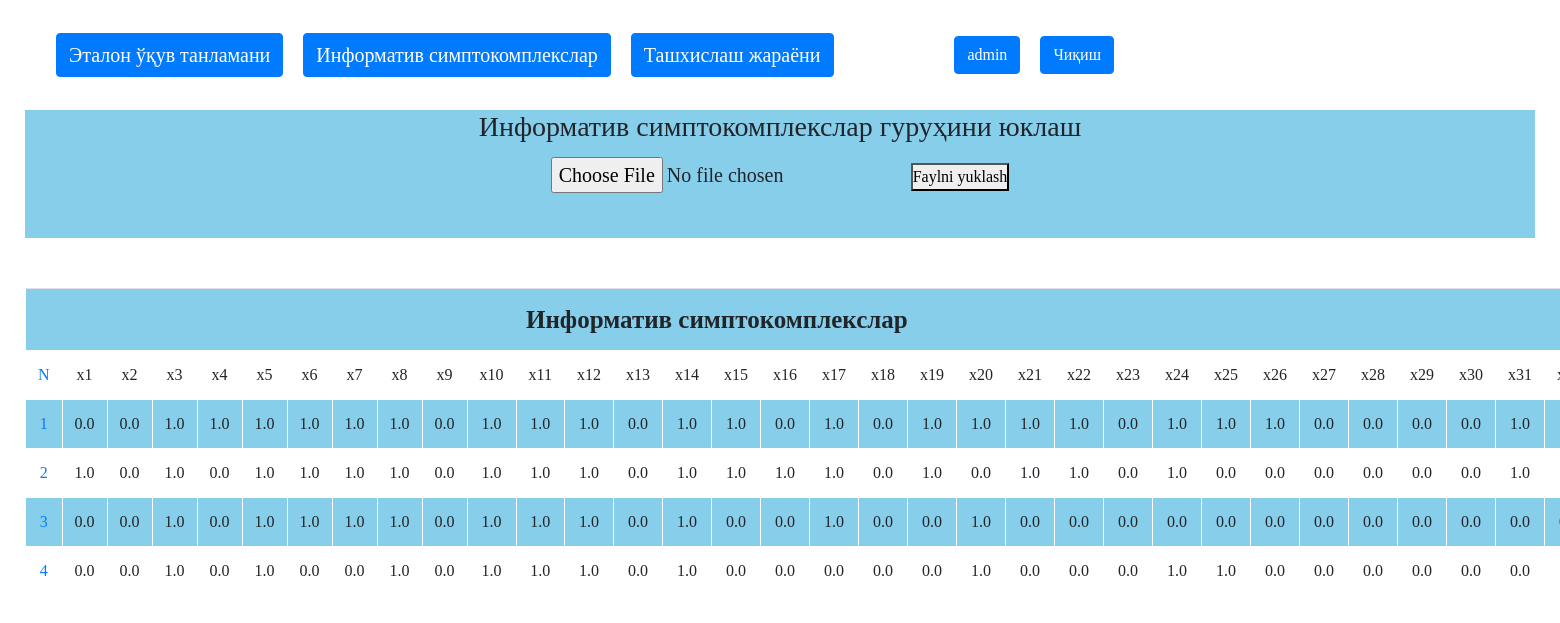
The app's page /simptokompleks/ (signed in) with its own data.
### Clinic/models.py (models this page shows)
class CustomUser(AbstractUser):
    companyName = models.CharField(max_length=125, null=True, blank=True)
    status = models.CharField(max_length=55, null=True, blank=True)

class Simptokompleks(models.Model):
    file = models.FileField(upload_to='simptokomplex', null=True)
    x1 = models.FloatField(null=True, blank=True)
    x2 = models.FloatField(null=True, blank=True)
    x3 = models.FloatField(null=True, blank=True)
    x4 = models.FloatField(null=True, blank=True)
    x5 = models.FloatField(null=True, blank=True)
    x6 = models.FloatField(null=True, blank=True)
    x7 = models.FloatField(null=True, blank=True)
    x8 = models.FloatField(null=True, blank=True)
    x9 = models.FloatField(null=True, blank=True)
    x10 = models.FloatField(null=True, blank=True)
    x11 = models.FloatField(null=True, blank=True)
    x12 = models.FloatField(null=True, blank=True)
    x13 = models.FloatField(null=True, blank=True)
    x14 = models.FloatField(null=True, blank=True)
    x15 = models.FloatField(null=True, blank=True)
    x16 = models.FloatField(null=True, blank=True)
    x17 = models.FloatField(null=True, blank=True)
    x18 = models.FloatField(null=True, blank=True)
    x19 = models.FloatField(null=True, blank=True)
    x20 = models.FloatField(null=True, blank=True)
    x21 = models.FloatField(null=True, blank=True)
    x22 = models.FloatField(null=True, blank=True)
    x23 = models.FloatField(null=True, blank=True)
    x24 = models.FloatField(null=True, blank=True)
    x25 = models.FloatField(null=True, blank=True)
    x26 = models.FloatField(null=True, blank=True)
    x27 = models.FloatField(null=True, blank=True)
    x28 = models.FloatField(null=True, blank=True)
    x29 = models.FloatField(null=True, blank=True)
    x30 = models.FloatField(null=True, blank=True)
    x31 = models.FloatField(null=True, blank=True)
    x32 = models.FloatField(null=True, blank=True)
    x33 = models.FloatField(null=True, blank=True)
    x34 = models.FloatField(null=True, blank=True)
    x35 = models.FloatField(null=True, blank=True)
    x36 = models.FloatField(null=True, blank=True)
    x37 = models.FloatField(null=True, blank=True)
    x38 = models.FloatField(null=True, blank=True)
    x39 = models.FloatField(null=True, blank=True)
    x40 = models.FloatField(null=True, blank=True)
    x41 = models.FloatField(null=True, blank=True)
    x42 = models.FloatField(null=True, blank=True)
    x43 = models.FloatField(null=True, blank=True)
    x44 = models.FloatField(null=True, blank=True)
    x45 = models.FloatField(null=True, blank=True)
    x46 = models.FloatField(null=True, blank=True)
    x47 = models.FloatField(null=True, blank=True)
    x48 = models.FloatField(null=True, blank=True)
    x49 = models.FloatField(null=True, blank=True)
    x50 = models.FloatField(null=True, blank=True)
    x51 = models.FloatField(null=True, blank=True)
    x52 = models.FloatField(null=True, blank=True)
    x53 = models.FloatField(null=True, blank=True)
    x54 = models.FloatField(null=True, blank=True)
    x55 = models.FloatField(null=True, blank=True)
    x56 = models.FloatField(null=True, blank=True)
    x57 = models.FloatField(null=True, blank=True)
    x58 = models.FloatField(null=True, blank=True)
    x59 = models.FloatField(null=True, blank=True)
    x60 = models.FloatField(null=True, blank=True)
    x61 = models.FloatField(null=True, blank=True)
    x62 = models.FloatField(null=True, blank=True)
    x63 = models.FloatField(null=True, blank=True)
    x64 = models.FloatField(null=True, blank=True)
    x65 = models.FloatField(null=True, blank=True)
    x66 = models.FloatField(null=True, blank=True)
    x67 = models.FloatField(null=True, blank=True)
    x68 = models.FloatField(null=True, blank=True)
    x69 = models.FloatField(null=True, blank=True)
    x70 = models.FloatField(null=True, blank=True)
    x71 = models.FloatField(null=True, blank=True)
    x72 = models.FloatField(null=True, blank=True)
    x73 = models.FloatField(null=True, blank=True)
    x74 = models.FloatField(null=True, blank=True)
    x75 = models.FloatField(null=True, blank=True)
    x76 = models.FloatField(null=True, blank=True)
    x77 = models.FloatField(null=True, blank=True)
    x78 = models.FloatField(null=True, blank=True)
    x79 = models.FloatField(null=True, blank=True)
    x80 = models.FloatField(null=True, blank=True)
    x81 = models.FloatField(null=True, blank=True)
    x82 = models.FloatField(null=True, blank=True)
    x83 = models.FloatField(null=True, blank=True)
    x84 = models.FloatField(null=True, blank=True)
    x85 = models.FloatField(null=True, blank=True)
    x86 = models.FloatField(null=True, blank=True)
    x87 = models.FloatField(null=True, blank=True)
    x88 = models.FloatField(null=True, blank=True)
    x89 = models.FloatField(null=True, blank=True)

### Clinic/views.py (the view, shortened to what this page needs)
# urls.py: path('simptokompleks/', simptokompleksView, name='simptokompleks'),
@admins_only
def simptokompleksView(request):
    if request.user.username and request.user.status == 'admin':
        data = [
            {'L': Simptokompleks.objects.all(),
             'id': 10},
        ]
        form = SimptokompleksForm()
        context = {
            'status': "Iltimos excel formatda malumot yuklang",
            'form': form,
            'simptokompleksdata': data
        }
        if request.method == "POST":
            form = SimptokompleksForm(request.POST, request.FILES)
        return render(request, 'simptokompleks.html', context)
    else:
        if request.user.username:
            logout(request)
            return redirect('login')
        else:
            return redirect('signup')

### Clinic/forms.py
class SimptokompleksForm(forms.Form):
    myfile = forms.FileField(
        label='Select a file',
        help_text='max. 42 megabytes'
    )

### Clinic/views.py (called while the page is built)
def admins_only(function):
    @wraps(function)
    def wrap(request, *args, **kwargs):
        profile = request.user
        if profile.status == 'admin':
            return function(request, *args, **kwargs)
        else:
            return redirect('main')
    return wrap

### templates/simptokompleks.html (shortened to what this page needs)
{% extends 'extend.html' %}
{% block nodir %}
    {% for i in simptokompleksdata %}
        <form style="margin: 25px 25px; background-color: skyblue" action="" method="post"
              enctype="multipart/form-data">
            <div style="text-align: center">
                <h3>Информатив симптокомплекслар гуруҳини юклаш</h3>
                <input name="myfile" class="navbar-brand" type="file"
                       accept=".csv, application/vnd.openxmlformats-officedocument.spreadsheetml.sheet, application/vnd.ms-excel"
                       id="colorblue">
                <button type="submit">Faylni yuklash</button>
            </div>
            <button class="navbar-toggler" type="button" data-toggle="collapse" data-target="#navbarSupportedContent"
                    aria-controls="navbarSupportedContent" aria-expanded="false" aria-label="Toggle navigation">
                <span class="navbar-toggler-icon"></span>
            </button>
        </form>
        <table class="table">
            <tr>
                <th colspan="90" id="nodirjon">Информатив симптокомплекслар</th>
            </tr>
            <tr>
                <td class="text-primary">N</td>
                <td>x1</td>
                <td>x2</td>
                <td>x3</td>
                <td>x4</td>
                <td>x5</td>
                <td>x6</td>
                <td>x7</td>
                <td>x8</td>
                <td>x9</td>
                <td>x10</td>
                <td>x11</td>
                <td>x12</td>
                <td>x13</td>
                <td>x14</td>
                <td>x15</td>
                <td>x16</td>
                <td>x17</td>
                <td>x18</td>
                <td>x19</td>
                <td>x20</td>
                <td>x21</td>
                <td>x22</td>
                <td>x23</td>
                <td>x24</td>
                <td>x25</td>
                <td>x26</td>
                <td>x27</td>
                <td>x28</td>
                <td>x29</td>
                <td>x30</td>
                <td>x31</td>
                <td>x32</td>
            </tr>
            {% for j in i.L %}
                <tr>
                    <td class="text-primary">{{ j.id }}</td>
                    <td>{{ j.x1 }}</td>
                    <td>{{ j.x2 }}</td>
                    <td>{{ j.x3 }}</td>
                    <td>{{ j.x4 }}</td>
                    <td>{{ j.x5 }}</td>
                    <td>{{ j.x6 }}</td>
                    <td>{{ j.x7 }}</td>
                    <td>{{ j.x8 }}</td>
                    <td>{{ j.x9 }}</td>
                    <td>{{ j.x10 }}</td>
                    <td>{{ j.x11 }}</td>
                    <td>{{ j.x12 }}</td>
                    <td>{{ j.x13 }}</td>
                    <td>{{ j.x14 }}</td>
                    <td>{{ j.x15 }}</td>
                    <td>{{ j.x16 }}</td>
                    <td>{{ j.x17 }}</td>
                    <td>{{ j.x18 }}</td>
                    <td>{{ j.x19 }}</td>
                    <td>{{ j.x20 }}</td>
                    <td>{{ j.x21 }}</td>
                    <td>{{ j.x22 }}</td>
                    <td>{{ j.x23 }}</td>
                    <td>{{ j.x24 }}</td>
                    <td>{{ j.x25 }}</td>
                    <td>{{ j.x26 }}</td>
                    <td>{{ j.x27 }}</td>
                    <td>{{ j.x28 }}</td>
                    <td>{{ j.x29 }}</td>
                    <td>{{ j.x30 }}</td>
                    <td>{{ j.x31 }}</td>
                    <td>{{ j.x32 }}</td>
                </tr>
            {% endfor %}
        </table>
    {% endfor %}
{% endblock %}

### templates/extend.html (shortened to what this page needs)
<!DOCTYPE html>
<html lang="en">
<head>
    {% load static %}
    <link rel="stylesheet" href="{% static 'main/main.css' %}">
    <link rel="stylesheet" href="https://cdn.jsdelivr.net/npm/bootstrap@4.6.1/dist/css/bootstrap.min.css">
</head>
<body  style="background-image: url('https://www.tscti.com/sites/default/files/gva-sliderlayer-upload/slide_healthcare-p6q857.jpg');background-repeat: no-repeat;background-size: cover;">
<div class="container"  id="salom">
    <nav class="navbar navbar-expand-sm justify-content-center">
        <a class="btn btn-primary" style="font-size: 20px"  href="{% url 'etalon' %}">Эталон ўқув танламани </a>
        <a class="btn btn-primary " style="font-size: 20px"  href="{% url 'simptokompleks' %}">Информатив симптокомплекслар</a>
        <div class="dropdown show">
            <a class="btn btn-primary"  style="font-size: 20px" href="#" role="button" id="dropdownMenuLink"
               data-toggle="dropdown" aria-haspopup="true" aria-expanded="false">
                Ташхислаш жараёни
            </a>
        </div>
        <div class="collapse navbar-collapse float-right " id="navbarSupportedContent">
            <ul class="navbar-nav ml-auto topnav">
                <li>
                    <a class="btn btn-primary " href="{% url 'userpage' %}"
                       data-target="">{{ request.user.username }}</a>
                </li>
                <li >
                    <a class="btn btn-primary " type="button" href="{% url 'logout' %}" data-toggle="modal"
                       data-target="#myModal">Чиқиш</a>
                </li>
            </ul>
        </div>
    </nav>
</div>
{% block nodir %}
{% endblock %}
<link href="//maxcdn.bootstrapcdn.com/bootstrap/4.1.1/css/bootstrap.min.css" rel="stylesheet" id="bootstrap-css">
</body>
</html>

### static/main/main.css (style rules this page uses)
* { box-sizing: border-box; margin: 0; padding: 0; font-family: Times New Roman; }
#colorblue { background-color: skyblue; }
body { background-color: white; }
.btn { display: inline-block; text-decoration: none; text-align: center; background-color: skyblue; padding: 10px 20px; border-radius: 10px; border: 1px solid skyblue; margin-right: 20px; }
.table th, td { text-align: center; padding: 5px 8px; border: 1px solid #fff; }
.table tr:nth-child(odd) { background-color: skyblue; }
.table tr:nth-child(even) { background-color: #fff; }
#nodirjon { text-align: left; padding-left: 500px; font-size: 25px; }
.table { margin-left: 25px; margin-top: 50px; }
#salom { margin: 25px 25px; }
body { background: whitesmoke; }

### records on screen
CustomUser: user.username "admin"
Simptokompleks: id "1", x1 "0.0", x2 "0.0", x3 "1.0", x4 "1.0", x5 "1.0", x6 "1.0", x7 "1.0", x8 "1.0", x9 "0.0", x10 "1.0", x11 "1.0", x12 "1.0", x13 "0.0", x14 "1.0", x15 "1.0", x16 "0.0", x17 "1.0", x18 "0.0", x19 "1.0", x20 "1.0", x21 "1.0", x22 "1.0", x23 "0.0", x24 "1.0", x25 "1.0", x26 "1.0", x27 "0.0", x28 "0.0", x29 "0.0", x30 "0.0", x31 "1.0"
Simptokompleks: id "2", x1 "1.0", x2 "0.0", x3 "1.0", x4 "0.0", x5 "1.0", x6 "1.0", x7 "1.0", x8 "1.0", x9 "0.0", x10 "1.0", x11 "1.0", x12 "1.0", x13 "0.0", x14 "1.0", x15 "1.0", x16 "1.0", x17 "1.0", x18 "0.0", x19 "1.0", x20 "0.0", x21 "1.0", x22 "1.0", x23 "0.0", x24 "1.0", x25 "0.0", x26 "0.0", x27 "0.0", x28 "0.0", x29 "0.0", x30 "0.0", x31 "1.0"
Simptokompleks: id "3", x1 "0.0", x2 "0.0", x3 "1.0", x4 "0.0", x5 "1.0", x6 "1.0", x7 "1.0", x8 "1.0", x9 "0.0", x10 "1.0", x11 "1.0", x12 "1.0", x13 "0.0", x14 "1.0", x15 "0.0", x16 "0.0", x17 "1.0", x18 "0.0", x19 "0.0", x20 "1.0", x21 "0.0", x22 "0.0", x23 "0.0", x24 "0.0", x25 "0.0", x26 "0.0", x27 "0.0", x28 "0.0", x29 "0.0", x30 "0.0", x31 "0.0"
Simptokompleks: id "4", x1 "0.0", x2 "0.0", x3 "1.0", x4 "0.0", x5 "1.0", x6 "0.0", x7 "0.0", x8 "1.0", x9 "0.0", x10 "1.0", x11 "1.0", x12 "1.0", x13 "0.0", x14 "1.0", x15 "0.0", x16 "0.0", x17 "0.0", x18 "0.0", x19 "0.0", x20 "1.0", x21 "0.0", x22 "0.0", x23 "0.0", x24 "1.0", x25 "1.0", x26 "0.0", x27 "0.0", x28 "0.0", x29 "0.0", x30 "0.0", x31 "0.0"
